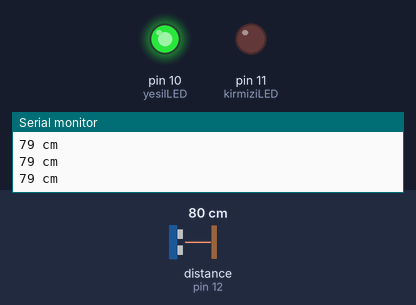
Recording of a sketch running on a simulated Arduino Uno, built with avr-gcc and run on an emulated ATmega328P. On the bench: output pins drawn as LEDs (lit = HIGH), the last lines printed to the serial monitor. Wiring (inferred from the names in the program): ultrasonic range finder: trigger pin 13; echo pin 12. Inputs (shaded band) come from the test bench; at power-on: distance to the obstacle (sensor on pin 12) 80 cm. The echo pulse lasts 58.3 µs per cm; the modem accepts every AT command (registered, SIM ready, sends succeed) and sends nothing else; pins used as bus, display or sensor lines are not drawn.

Above: at 7.2 s.
7.3 s: distance to the obstacle (sensor on pin 12) set to 6 cm
8.8 s: distance to the obstacle (sensor on pin 12) set to 3 cm
At 9.9 s:
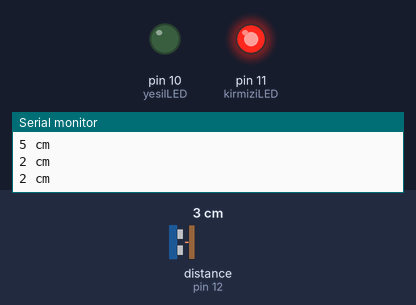
10.5 s: distance to the obstacle (sensor on pin 12) set to 9 cm
At 11.2 s:
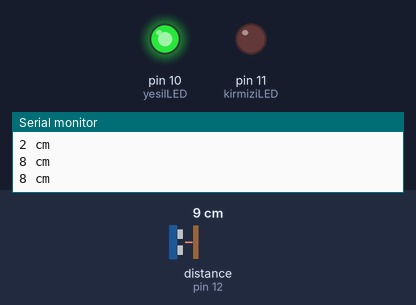
12.0 s: distance to the obstacle (sensor on pin 12) set to 2 cm
At 12.4 s:
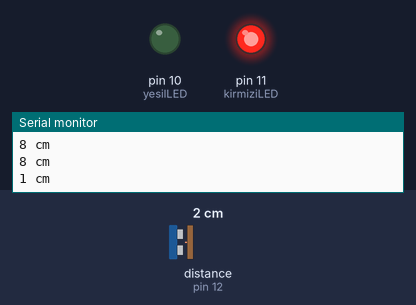
Timing chart, 0 to 14.5 s (numbered marks = the images above; inputs shaded):
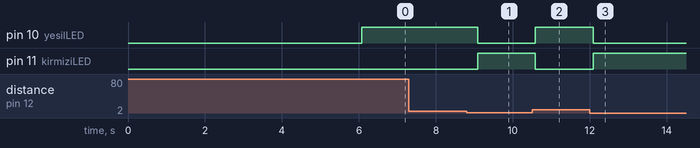

Measured:
- the behaviour switches between 5 and 4 cm on distance to the obstacle (sensor on pin 12) (found by bisection; images 0 and 1)
- after the input at 8.8 s, pin 10 (yesilLED): HIGH → LOW after 0.28 s; pin 11 (kirmiziLED): LOW → HIGH after 0.28 s
- after the input at 10.5 s, pin 10 (yesilLED): LOW → HIGH after 0.09 s; pin 11 (kirmiziLED): HIGH → LOW after 0.09 s
- after the input at 12.0 s, pin 10 (yesilLED): HIGH → LOW after 0.09 s; pin 11 (kirmiziLED): LOW → HIGH after 0.09 s

The sketch:

411.CopKutusu.ino
```cpp
#include <SoftwareSerial.h>
#define DEBUG true
SoftwareSerial esp8266(6,7);

//trigger pin, echo pin ve kırmızı ve yeşil LED pinleri tanımlanır.
#define trigPin 13
#define echoPin 12
#define kirmiziLED 11
#define yesilLED 10

void setup() {
Serial.begin (9600);//seri veri iletişimi başlatılır.
esp8266.begin(9600);

pinMode(trigPin, OUTPUT); //trigger pini çıkış olarak tanımlanır.(Trigger pinden çıkan sinyal echo pinine girer.)
pinMode(echoPin, INPUT);  //echo pini giriş olarak tanımlanır.
pinMode(yesilLED, OUTPUT); //yeşil ve kırmızı LED ler çıkış olarak tanımlanır.
pinMode(kirmiziLED, OUTPUT);

sendData("AT+RST\r\n",2000,DEBUG);            // ESP8266 modüle reset atılır.
sendData("AT+CWMODE=2\r\n",1000,DEBUG);       // ESP8266 modülü acces point olarak ayarlanır.
sendData("AT+CIFSR\r\n",1000,DEBUG);          // Web sayfasına bağlanılacak olan IP adresi belirlenir.
sendData("AT+CIPMUX=1\r\n",1000,DEBUG);       // ESP8266 modülü, birden çok bağlantı için yapılandırılır.
sendData("AT+CIPSERVER=1,80\r\n",1000,DEBUG); // Sunucuya 80 nolu port kullanılarak bağlanır.
}

void loop() {
long sure, uzaklik; //süre ve uzaklık isimli 2 tane değişken tanımlanır.
digitalWrite(trigPin, LOW);  // trigger çıkışı sinyal yollamadan önce 0 durumuna getirilir.
delayMicroseconds(2); // 2ms beklenir.
digitalWrite(trigPin, HIGH); //trigger çıkışından sinyal yollanır.
delayMicroseconds(10); // 10 sn yollanır. Bunun nedeni yollanan sinyallerin karışmaması için
digitalWrite(trigPin, LOW); //trigger çıkışı tekrar 0 lanarak sinyal kesilir.
sure = pulseIn(echoPin, HIGH); //trigger çıkışı ile yollanan sinyal HIGH ile okunur ve sinyalin uzunluğu mikrosaniye cinsinden döndürülür
uzaklik = (sure/2) / 29.1; //sinyalin gidip gelme süresinin yarısı alınır. Ve sonra, santimetre başına düşen mikro saniye süresine(29.1) bölünür.
if (uzaklik < 4) {  // Uzaklık 4cm altına düşürse kırmızı LED yanar, yeşil LED söner.
digitalWrite(kirmiziLED,HIGH); //
digitalWrite(yesilLED,LOW);
}
else {
digitalWrite(kirmiziLED,LOW); //Uzaklık 4cm'den büyük 200 cm den küçükse kırmızı LED söner, yeşil LED yanar.
digitalWrite(yesilLED,HIGH);
}
if (uzaklik >= 200 || uzaklik <= 0){ //Uzaklık 200cm in üstünden ise "Ölçülen uzaklık sınırların dışında" diye uyarı verir.
Serial.println("Ölçülen uzaklık sınırların dışında");
}
else {
Serial.print(uzaklik);
Serial.println(" cm");
}
delay(500);

if(esp8266.available())   // ESP8266 modülünün mesaj yollayıp yollamadığı kontrol edilir.
{
if(esp8266.find("+IPD,")) //ESP8266 modülü, yollanacak veri uzunluğuna ulaşılana kadar arabelleğe alınan verileri okur.
{
delay(1000); //1 saniye beklenir.
int connectionId = esp8266.read()-48; //read() işlevi ASCII ondalık değerini döndürdüğü ve 0 olan ilk ondalık sayı 48'de başladığı için 48 çıkarıyoruz.

String webpage = "<h1>NIT- COP KUTUSU IZLEME SISTEMI</h1>"; //Sunucuya yollanacak veriler birbirine eklenerek yollanır.
webpage+="<meta http-equiv='refresh' content='10; URL=""'>"; //Sunucu sayfasının her 10 saniyede yenilenmesini sağlayarak web sayfasında yeni veri gösterilir.
webpage += "<p><h2>";
if (uzaklik<4) //Eğer sensörden okunan değer, 4 cm'in altında ise...
{
webpage+= "Cop kutusu: DOLU"; //Web sayfasına Çöp kutusu dolu yazısı yollanır.
}
else   //Eğer sensörden okunan değer, 4 cm'in altında ise...
{
webpage+= "Cop kutusu: BOS"; //Web sayfasına Çöp kutusu boş yazısı yollanır.
}
webpage += "</h2></p></body>";
String cipSend = "AT+CIPSEND="; //Sunucu web sayfasına yollanacak verilerin uzunluğu belirlenir.
cipSend += connectionId;
cipSend += ",";
cipSend +=webpage.length();
cipSend +="\r\n";

sendData(cipSend,1000,DEBUG); //sendData fonksiyonuna yollanacak verilerin uzunluğu yollanır.
sendData(webpage,1000,DEBUG);  //Fonksiyona okunan veriler yollanır.
String closeCommand = "AT+CIPCLOSE=";  //Bağlantı kapatılır.
closeCommand+=connectionId; // Bağlantı kimliği eklenir.
closeCommand+="\r\n"; //Alt satıra inerek yeni satırdan başlar.
sendData(closeCommand,3000,DEBUG); //Fonksiyona bağlantıyı kapatma At komutu yollanır.
}
}
}
//AT komutlarını çalıştıran sendData fonksiyonu
String sendData(String command, const int timeout, boolean debug)//ESP8266 modülünden veri alınır ve seriport ekrana yazdırılır.
{
String response = "";
esp8266.print(command); //Okunan karakter ESP8266 modülüne yollanır.
long int time = millis();
while( (time+timeout) > millis())
{
while(esp8266.available())
{
char c = esp8266.read(); // ESP8266 modülünde olan veri seri port ekrana yollanır.
response+=c; // Bir sonraki karakter okunur.
}
}
if(debug)
{
Serial.print(response); //AT komutlarından alınan yanıtlar seri porta aktarılır.
}
return response;
}
```
